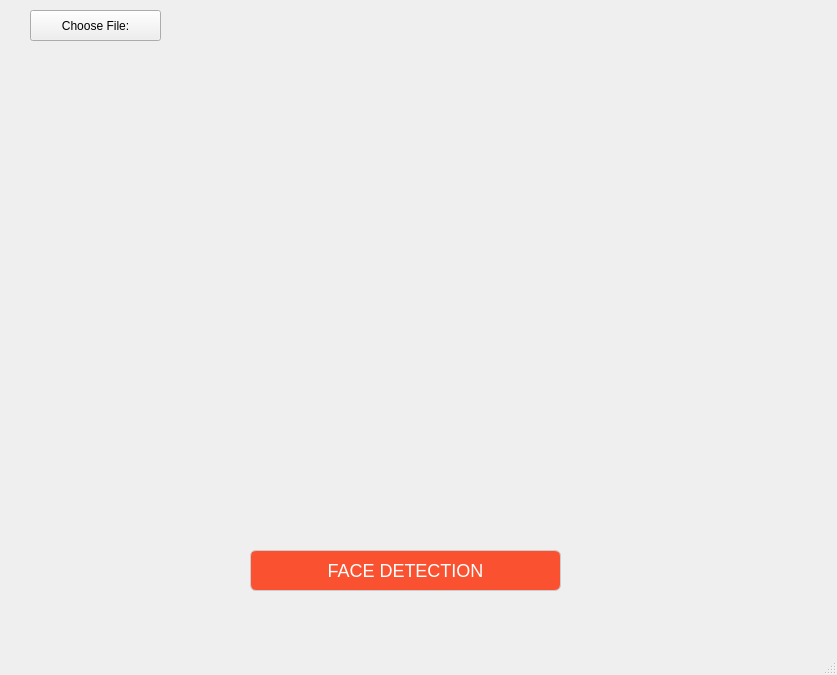
<?xml version="1.0" encoding="UTF-8"?>
<ui version="4.0">
 <class>MainWindow</class>
 <widget class="QMainWindow" name="MainWindow">
  <property name="geometry">
   <rect>
    <x>0</x>
    <y>0</y>
    <width>837</width>
    <height>675</height>
   </rect>
  </property>
  <property name="windowTitle">
   <string>MainWindow</string>
  </property>
  <widget class="QWidget" name="centralwidget">
   <widget class="QLabel" name="lbImg">
    <property name="geometry">
     <rect>
      <x>30</x>
      <y>50</y>
      <width>771</width>
      <height>461</height>
     </rect>
    </property>
    <property name="styleSheet">
     <string notr="true">text-align: center</string>
    </property>
    <property name="text">
     <string/>
    </property>
    <property name="scaledContents">
     <bool>false</bool>
    </property>
   </widget>
   <widget class="QPushButton" name="btnInput">
    <property name="geometry">
     <rect>
      <x>30</x>
      <y>10</y>
      <width>131</width>
      <height>31</height>
     </rect>
    </property>
    <property name="cursor">
     <cursorShape>PointingHandCursor</cursorShape>
    </property>
    <property name="text">
     <string>Choose File:</string>
    </property>
   </widget>
   <widget class="QLabel" name="lbStatus">
    <property name="geometry">
     <rect>
      <x>230</x>
      <y>10</y>
      <width>421</width>
      <height>31</height>
     </rect>
    </property>
    <property name="font">
     <font>
      <pointsize>-1</pointsize>
     </font>
    </property>
    <property name="styleSheet">
     <string notr="true">color: green;
font-size: 20px;</string>
    </property>
    <property name="text">
     <string/>
    </property>
   </widget>
   <widget class="QPushButton" name="btnDetect">
    <property name="geometry">
     <rect>
      <x>250</x>
      <y>550</y>
      <width>311</width>
      <height>41</height>
     </rect>
    </property>
    <property name="cursor">
     <cursorShape>PointingHandCursor</cursorShape>
    </property>
    <property name="styleSheet">
     <string notr="true">background-color: #fa5230;
border: 1px solid #ccc;
color: #fff;
font-size: 18px;
border-radius: 6px;</string>
    </property>
    <property name="text">
     <string>FACE DETECTION</string>
    </property>
   </widget>
  </widget>
  <widget class="QMenuBar" name="menubar">
   <property name="geometry">
    <rect>
     <x>0</x>
     <y>0</y>
     <width>837</width>
     <height>26</height>
    </rect>
   </property>
  </widget>
  <widget class="QStatusBar" name="statusbar"/>
 </widget>
 <resources/>
 <connections/>
</ui>
